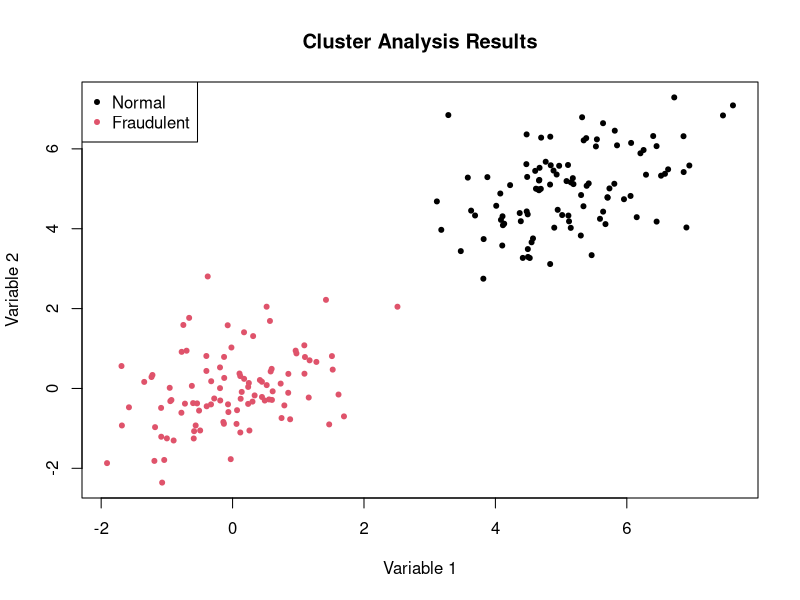

R code for this plot:
# load required packages
library(mvtnorm)
library(cluster)

# set seed for reproducibility
set.seed(123)

# simulate data for two groups
n <- 100 # number of observations in each group
mean_normal <- c(0, 0) # mean for normal group
mean_fraud <- c(5, 5) # mean for fraudulent group
cov <- matrix(c(1, 0.5, 0.5, 1), ncol = 2) # covariance matrix

normal_data <- rmvnorm(n, mean = mean_normal, sigma = cov) # normal data
fraud_data <- rmvnorm(n, mean = mean_fraud, sigma = cov) # fraudulent data

# combine data and create labels
data <- rbind(normal_data, fraud_data)
labels <- rep(c("Normal", "Fraudulent"), each = n)

# perform cluster analysis using k-means
k <- 2 # number of clusters
kmeans_result <- kmeans(data, k)

# visualize cluster results
plot(data, col = kmeans_result$cluster, main = "Cluster Analysis Results", 
     xlab = "Variable 1", ylab = "Variable 2", pch = 20)
legend("topleft", legend = unique(labels), col = 1:length(unique(labels)), pch = 20)

# determine which group is fraudulent based on cluster centroids
centroids <- kmeans_result$centers
distances <- apply(centroids, 1, function(x) sqrt(sum((x - centroids)^2)))
fraud_group <- which.max(distances)

# print results
if(fraud_group == 1) {
  cat("The fraudulent group is 'Normal'\n")
} else {
  cat("The fraudulent group is 'Fraudulent'\n")
}
